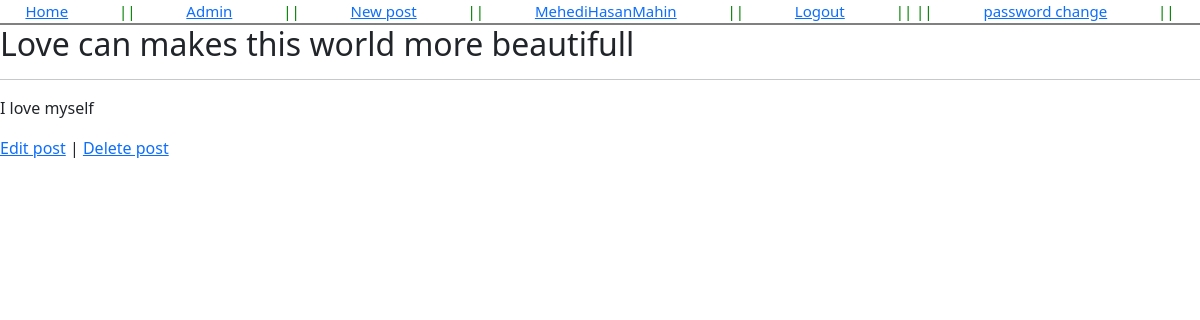
The app's page /post/1/detail (signed in) with its own data.
### account/models.py (models this page shows)
class CustomUser(AbstractUser):
    age = models.PositiveIntegerField(default=0)

### blog/models.py (models this page shows, shortened)
class Post(models.Model):
    title = models.CharField(max_length=250)
    author = models.ForeignKey(settings.AUTH_USER_MODEL,on_delete=models.CASCADE)
    body = models.TextField()

### blog/views.py (the view)
# urls.py: path('post/<int:pk>/detail',views.PostDetailView.as_view(),name='detail'),
class PostDetailView(LoginRequiredMixin, DeleteView):
    model = Post
    template_name = 'blog/post_detail.html'
    context_object_name = 'postDetail'
    login_url = 'login'

### templates/blog/post_detail.html
{% extends 'blog/base.html' %}
{% block content %}
    <div class="detail">
        <h2>{{postDetail.title}}</h2>
        <hr>
        <p>{{postDetail.body}}</p>
    </div>
    <a href="{% url 'edit' postDetail.id %}">Edit post</a> | <a href="{% url 'delete' postDetail.id %}">Delete post</a>
{% endblock content %}

### templates/blog/base.html (shortened to what this page needs)
{% load static %}
<!DOCTYPE html>
<html lang="en">
<head>
    <link rel="stylesheet" href="{% static 'css/style.css' %}">
    <link href="https://cdn.jsdelivr.net/npm/bootstrap@5.0.2/dist/css/bootstrap.min.css" rel="stylesheet">
</head>
<body>
    <header>
        <a href="{% url 'home' %}">Home</a> || <a href="{% url 'admin:index' %}">Admin</a> || <a href="{% url 'create_post' %}">New post </a>
        {% if user.is_authenticated %}
            || <a href="#">{{user.username}}</a>
            || <a href="{% url 'logout' %}">Logout</a> ||
            || <a href="{% url 'password_change' %}">password change</a>||
            {% else %}
       || <a href="{% url 'login' %}">Login</a>
         || <a href="{% url 'signup' %}">Register</a> ||
         || <a href="{% url 'password_reset' %}">password reset</a>||
        {% endif %}
    </header>
    {% block content %}
    {% endblock content %}
</body>
</html>

### static/css/style.css (style rules this page uses)
* { margin: 0; padding: 0; }
body { font-family: 'Source Sans Pro', sans-serif; font-size: 18px; }
header { font-size: 15px; color: green; display: flex; justify-content: space-around; border-bottom: 2px solid gray; }
h2 { margin:10 0 10 0; }

### records on screen
CustomUser: username "MehediHasanMahin"
Post: title "Love can makes this world more beautifull", body "I love myself"
